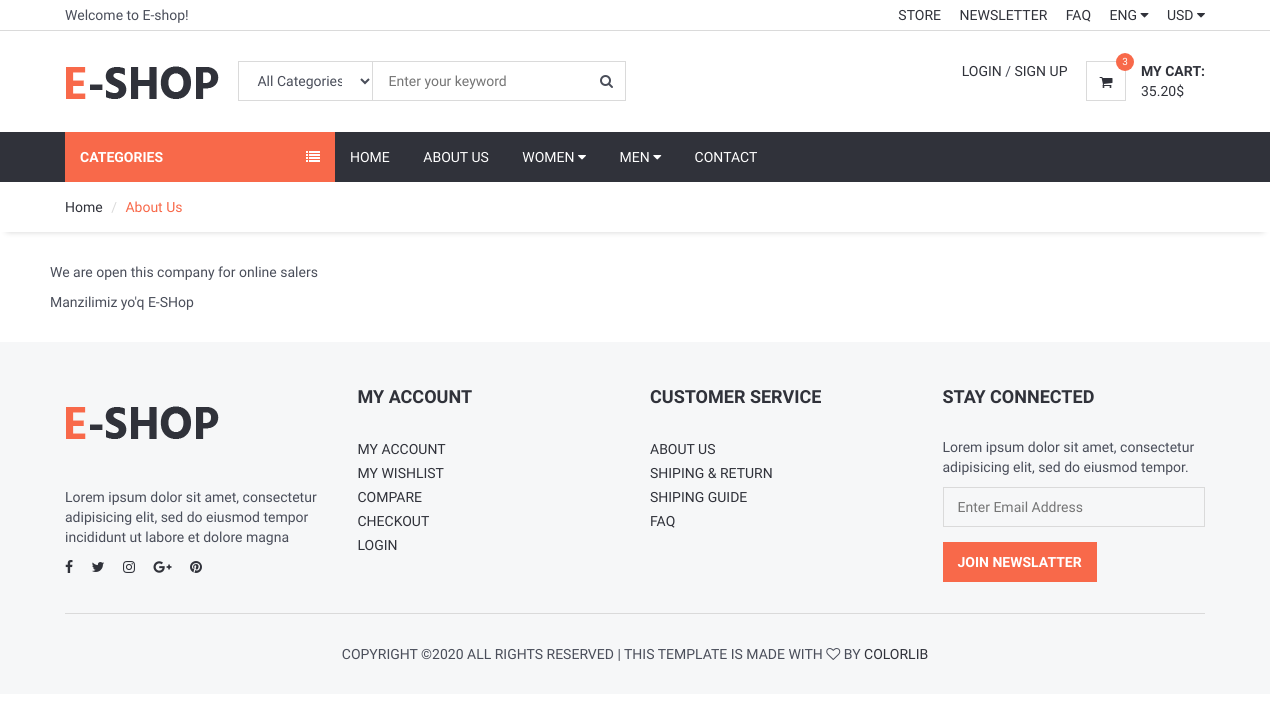
The page /about/ on the database its author committed.
### home/models.py (models this page shows, shortened)
class Setting(models.Model):
    STATUS = (
        ('True', 'Mavjud'),
        ('False', 'Mavjud emas'),
    )
    title = models.CharField(max_length=222)
    keywords = models.CharField(max_length=222)
    description = models.CharField(max_length=255)
    company = models.CharField(max_length=222)
    address = models.CharField(max_length=222, blank=True)
    phone = models.CharField(max_length=222, blank=True)
    fax = models.CharField(max_length=222, blank=True)
    email = models.CharField(max_length=222, blank=True)
    smtserver = models.CharField(max_length=222, blank=True)
    smtemail = models.CharField(max_length=222, blank=True)
    smtpassword = models.CharField(max_length=222, blank=True)
    smtport = models.CharField(max_length=222, blank=True)
    icon = models.ImageField(upload_to='images/', blank=True)
    facebook = models.CharField(max_length=222, blank=True)
    instagram = models.CharField(max_length=222, blank=True)
    twitter = models.CharField(max_length=222, blank=True)
    youtube = models.CharField(max_length=222, blank=True)
    telegram = models.CharField(max_length=222, blank=True)
    aboutus = RichTextUploadingField()
    contact = RichTextUploadingField()
    references = RichTextUploadingField()
    status = models.CharField(max_length=155, choices=STATUS)
    create_at = models.DateTimeField(auto_now_add=True)
    update_at = models.DateTimeField(auto_now=True)

### home/views.py (the view)
# urls.py: path('about/', views.aboutus, name='aboutus'),
def aboutus(request):
    setting = Setting.objects.get(pk=1)
    context = {'setting':setting,}
    return render(request, 'about.html', context)

### home/templates/about.html (shortened to what this page needs)
{% extends 'homebase.html' %}
{% load static %}
{% block sidebar %}{% include 'sidebar.html' %} {% endblock %}
{% block body %}
    <div id="breadcrumb">
        <div class="container">
            <ul class="breadcrumb">
                <li><a href="/">Home</a></li>
                <li class="active">About Us</li>
            </ul>
        </div>
    </div>
    <div class="section">
        <div class="container">
            <div class="row">
                {{ setting.aboutus|safe }}
                {{ setting.address|safe }}
                {{ setting.title|safe }}
            </div>
        </div>
    </div>
{% endblock %}
{% block footer %} {% include 'footer.html' %}{% endblock %}

### home/static/css/style.css (style rules this page uses)
body { font-family: 'Hind', sans-serif; color: #4A4E5A; overflow-x: hidden; }
ul, ol { margin: 0; padding: 0; list-style: none }
.section { padding-top: 30px; padding-bottom: 30px; }
#breadcrumb { -webkit-box-shadow: 0px 6px 6px -6px rgba(0, 0, 0, 0.175); box-shadow: 0px 6px 6px -6px rgba(0, 0, 0, 0.175); }
.breadcrumb { background-color: transparent; border: none; border-radius: 0px; padding: 15px 0px; margin: 0; }
.breadcrumb>.active { color: #F8694A; }
.breadcrumb>li+li:before { color: #DADADA; }

### rows shown on the page
Setting: aboutus "We are open this company for online salers", address "Manzilimiz yo'q", title "E-SHop"
